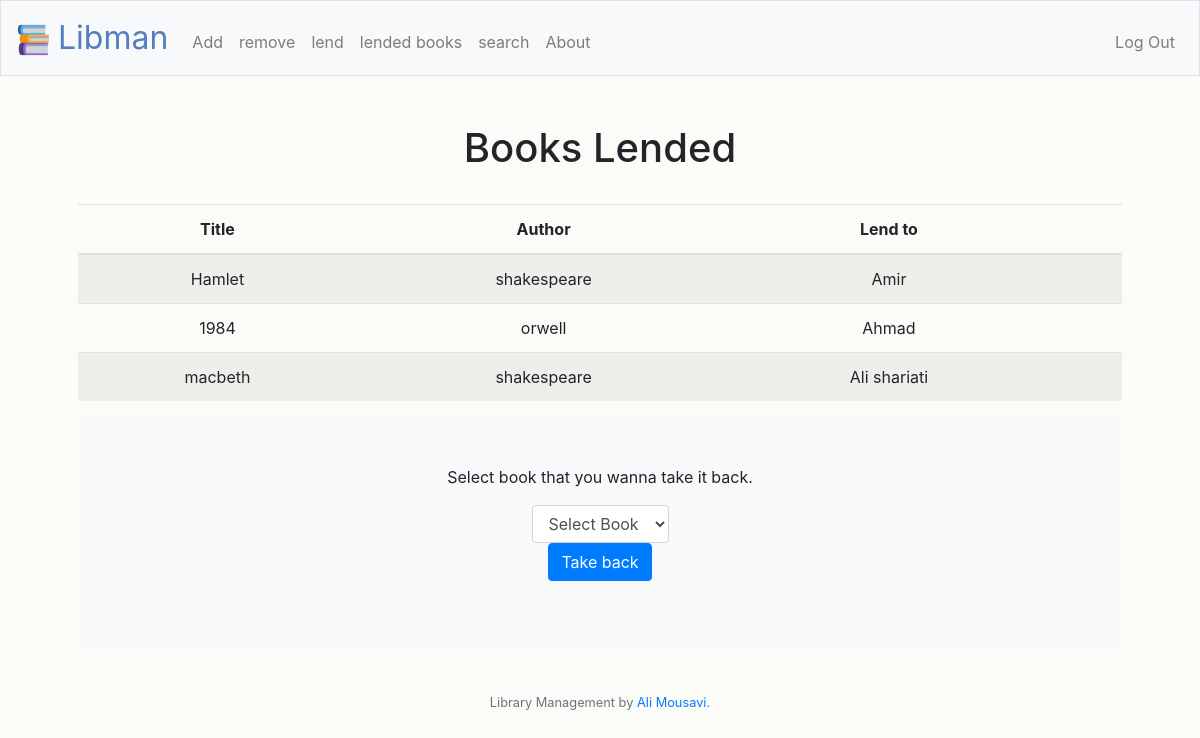
The page /lended (signed in) on the database its author committed.
### tables this page shows
CREATE TABLE 'lends' (id INTEGER, title TEXT NOT NULL, author TEXT NOT NULL, friend TEXT NOT NULL, user varchar(255), PRIMARY KEY(id));

### application.py (the view)
@app.route("/lended", methods=["GET", "POST"])
@login_required
def lended():
    if request.method == "POST":
        person = db.execute("SELECT username FROM users WHERE id=?", session["user_id"])
        name = person[0]
        person = name['username']
        books = db.execute("SELECT title,author,friend FROM lends WHERE user = ?", person)
        if request.method == "POST":
            title = request.form.get("title")
            author = db.execute("SELECT author FROM lends WHERE title=?", title)
            author = author[0]['author']
            db.execute("DELETE FROM lends WHERE title=? AND user=?", title, person)
            db.execute("INSERT INTO books (user, title, author) VALUES(?, ?, ?)", person, title, author)
        return redirect("/lended")
    else:
        person = db.execute("SELECT username FROM users WHERE id=?", session["user_id"])
        name = person[0]
        person = name['username']
        books = db.execute("SELECT title,author,friend FROM lends WHERE user = ?", person)
        return render_template("lended.html",books=books)

### application.py (called while the page is built)
@app.after_request
def after_request(response):
    response.headers["Cache-Control"] = "no-cache, no-store, must-revalidate"
    response.headers["Expires"] = 0
    response.headers["Pragma"] = "no-cache"
    return response

### helpers.py (called while the page is built)
def login_required(f):
    @wraps(f)
    def decorated_function(*args, **kwargs):
        if session.get("user_id") is None:
            return redirect("/welcome")
        return f(*args, **kwargs)
    return decorated_function

### templates/lended.html (shortened to what this page needs)
{% extends "layout.html" %}
{% block main %}
    <table  class="table table-striped">
        <thead>
            <tr>
                <th>Title</th>
                <th>Author</th>
                <th>Lend to</th>
                <th></th>
            </tr>
        </thead>
        <tbody>
            <h1>Books Lended</h1>
            <br>
            {% for book in books  %}
            <form >
                <tr>
                    <td name="title" >{{ book['title'] }}</td>
                    <td>{{ book['author'] }}</td>
                    <td>{{ book['friend'] }}</td>
                    <td></td>
                </tr>
            </form>
            {% endfor %}
        </tbody>
    </table>
    <form action="/lended" method="post">
    <div class="bg-light p-5 rounded">
        <p>Select book that you wanna take it back. </p>
        <div class="form-group" >
            <select class="form-control" name="title">
                <option disabled="" selected="" value="">Select Book</option>
            </select>
            <br>
        <button class="btn btn-primary" type="submit">Take back</button>
        </div>
    </div>
    </form>
{% endblock %}

### static/styles.css (style rules this page uses)
main .form-control { display: inline-block; width: auto; }
body { background-color: #fbfbf8; }

### rows shown on the page
lends: title "Hamlet", author "shakespeare", friend "Amir"
lends: title "1984", author "orwell", friend "Ahmad"
lends: title "macbeth", author "shakespeare", friend "Ali shariati"
